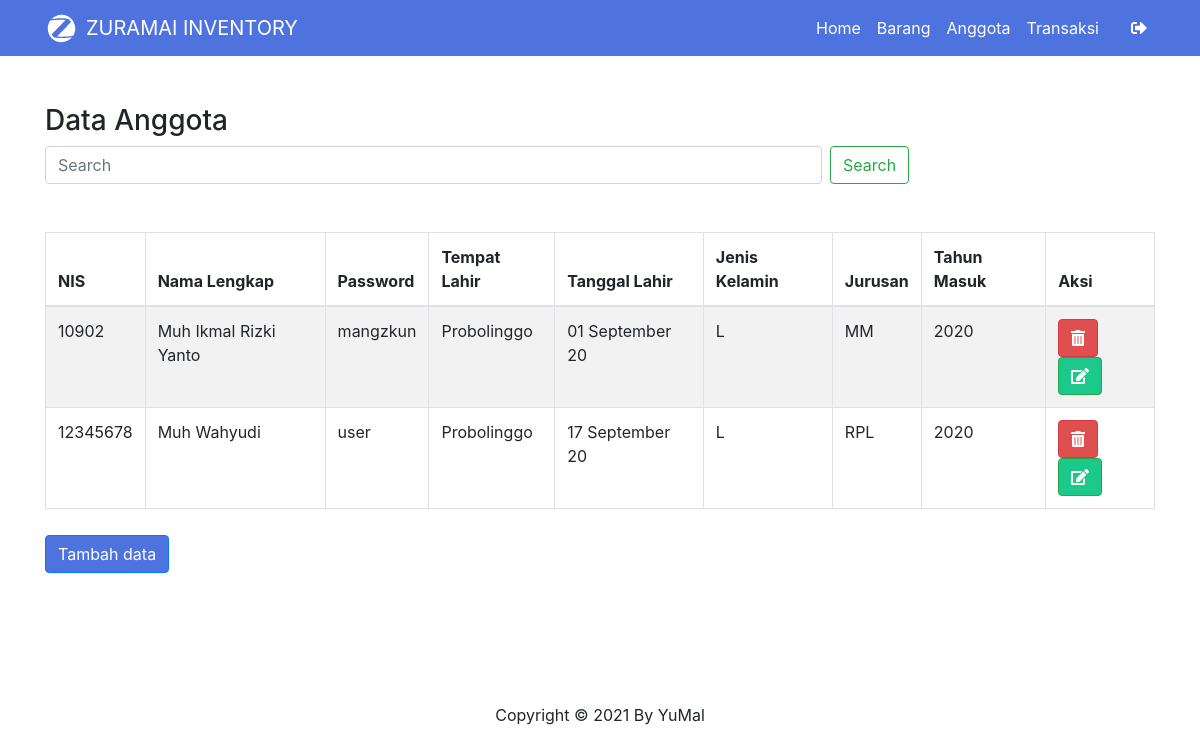
Page /views/admin/anggota.php (signed in) on the committed database.
### tables this page shows
CREATE TABLE `tbl_anggota` (
  `nis` int(15) NOT NULL,
  `nama_anggota` varchar(250) NOT NULL,
  `password` varchar(200) NOT NULL,
  `tempat_lahir` varchar(100) NOT NULL,
  `tgl_lahir` varchar(15) NOT NULL,
  `jk` enum('L','P') NOT NULL,
  `prodi` enum('AP','MM','PM','RPL') NOT NULL,
  `thn_masuk` varchar(4) NOT NULL
);

### views/admin/anggota.php (the view, shortened to what this page needs)
<?php
include 'header.php';
?>
   <div class="container mx-auto" style="width: 100%" data-aos="zoom-in">
        <h3 class="mt-5">Data Anggota</h3>
        <form class="form-inline my-2 my-lg-0" action="" method="post">
              <input class="form-control mr-sm-2" name="namabarang" type="search" placeholder="Search" aria-label="Search" style="width: 70%;">
              <button class="btn btn-outline-success my-2 my-sm-0" name="cari" type="submit">Search</button>
        </form>
        <div class="tables">
        <table class="table table-striped table-bordered mt-5">
            <thead>
                <tr>
                <th>NIS</th>
                <th>Nama Lengkap</th>
                <th>Password</th>
                <th>Tempat Lahir</th>
                <th>Tanggal Lahir</th>
                <th>Jenis Kelamin</th>
                <th>Jurusan</th>
                <th>Tahun Masuk</th>
                <th>Aksi</th>
                </tr>
            </thead>
            <tbody>
                <?php $ambil = $koneksi->query("SELECT * FROM tbl_anggota ORDER BY nama_anggota"); ?>
                <?php while ($pecah = $ambil->fetch_assoc()) { ?>
                <tr>
                <td><?php echo $pecah['nis']; ?></td>
                <td><?php echo $pecah['nama_anggota']; ?></td>
                <td><?php echo $pecah['password']; ?></td>
                <td><?php echo $pecah['tempat_lahir']; ?></td>
                <td><?php echo $pecah['tgl_lahir']; ?></td>
                <td><?php echo $pecah['jk']; ?></td>
                <td><?php echo $pecah['prodi']; ?></td>
                <td><?php echo $pecah['thn_masuk']; ?></td>
                <td>
                <a onclick="return confirm('Anda yakin ingin menghapus Data ini..?')" href="hapusanggota.php?nis=<?php echo $pecah['nis']; ?>" class="btn btn-danger"><i class="fas fa-trash-alt"></i></a>
                <a href="ubahanggota.php?nis=<?php echo $pecah['nis']; ?>" class="btn btn-success"><i class="fas fa-edit"></i></a>
                </td>
                </tr>
            <?php
        } ?>
            </tbody>
        </table></div><br>
				<a href="tambahanggota.php" class="btn btn-primary mt-n3">Tambah data</a>
        </div>
<?php
include 'footer.php';
?>

### cssnative/views.css (style rules this page uses)
.btn-success { background-color: #1cc88a !important; }
.btn-primary { background-color: #4e73df !important; }
.btn-danger { background-color: #DF4F4F !important; }
.tables { overflow-x: none; }

### rows in the picture
tbl_anggota: nis "10902", nama_anggota "Muh Ikmal Rizki Yanto", password "mangzkun", tempat_lahir "Probolinggo", tgl_lahir "01 September 20", jk "L", prodi "MM", thn_masuk "2020"
tbl_anggota: nis "12345678", nama_anggota "Muh Wahyudi", password "user", tempat_lahir "Probolinggo", tgl_lahir "17 September 20", jk "L", prodi "RPL", thn_masuk "2020"
